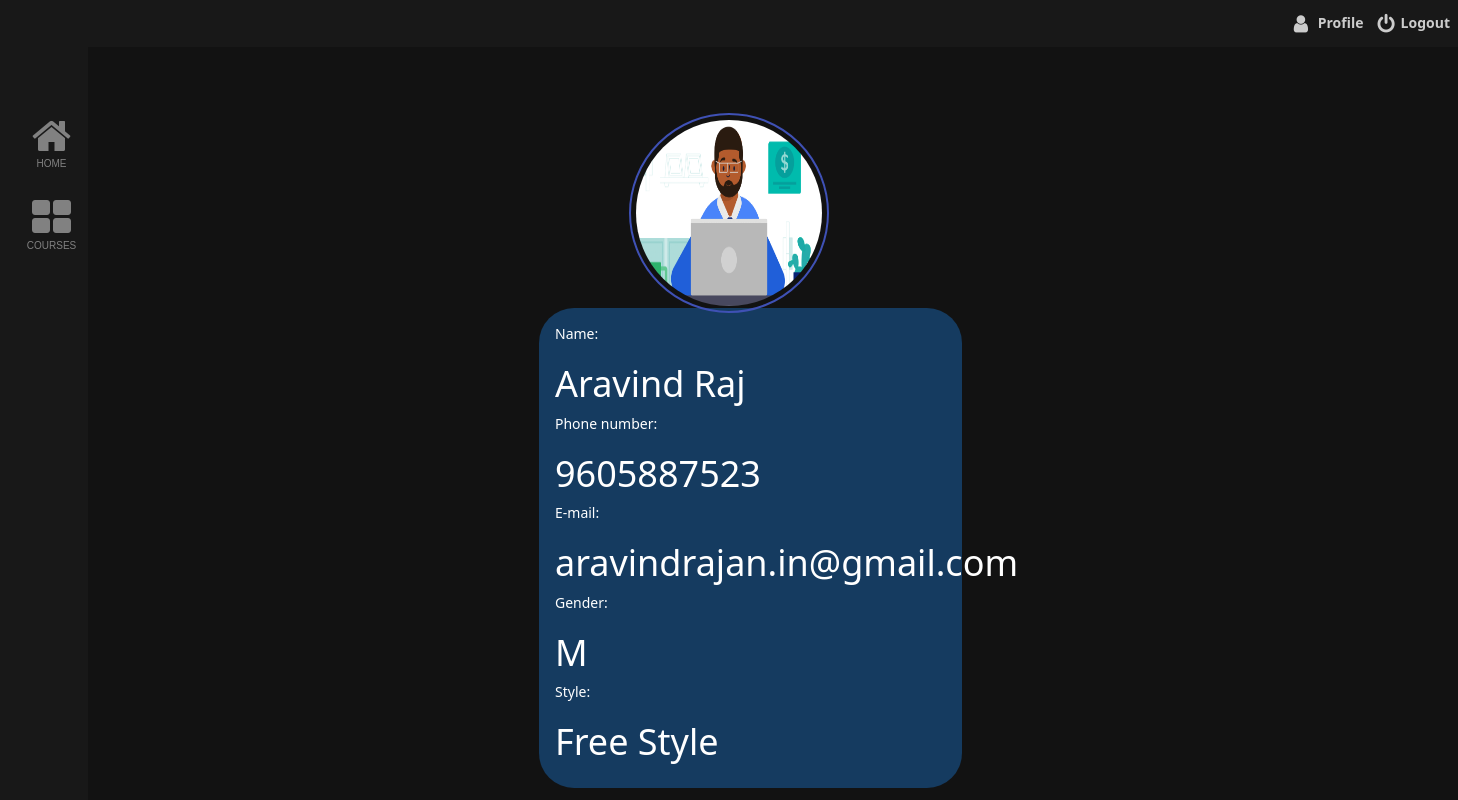
The app's page /tutor/profile (signed in) with its own data.
### Administrator/models.py (models this page shows, shortened)
class Tutor(models.Model):
    tutor_name=models.CharField("Name:",max_length=20,null=False)
    tutor_contact=models.CharField("Conatct:",max_length=11,null=False)
    tutor_email=models.EmailField("Email:",unique=True,null=False,help_text="Enter Valid Email")
    tutor_gender=models.CharField("Gender:",max_length=5,choices=Gender,null=False)
    tutor_photo=models.ImageField("Tutor Photo:",upload_to="TutorPhoto",null=False)
    tutor_dob=models.DateField("Date of Birth:",null=False)
    tutor_isactive=models.CharField("Is Active:",max_length=5,choices=isActive,null=False,help_text="If Value is 1 Tutor is Active and Not Active if 0")
    tutor_username=models.CharField("User name:",max_length=15,unique=True,null=False)
    tutor_password=models.CharField("Password:",max_length=15,unique=True,null=False)
    tutor_designation=models.ForeignKey(Designation,on_delete=models.SET_NULL,null=True,verbose_name="Designation:")
    tutor_dancecategory=models.ForeignKey(DanceCategory,on_delete=models.SET_NULL,null=True,verbose_name="Dance Category:")
    tutor_district=models.ForeignKey(District,on_delete=models.SET_NULL,null=True,verbose_name="District:")

### MasterEntry/models.py (models this page shows)
class DanceCategory(models.Model):
    dancecategory_name=models.CharField("Dance Category",max_length=20,null=False,unique=True)
    def __str__(self):
        return self.dancecategory_name

### Tutor/views.py (the view)
# urls.py: path('profile',views.Tutorprofile,name="profile"),
def Tutorprofile(request):
    if request.session.has_key('tutor_id'):
        tid = request.session['tutor_id']
        tutors=Tutor.objects.filter(id=tid)
        return render(request,"Tutor/Viewprofile.html",{'tutors':tutors})
    else:
        return redirect("/accounts/login")

### Tutor/templates/Tutor/ViewProfile.html (shortened to what this page needs)
{% extends 'base.html' %}
    {% block content %}
    {% for tu in tutors %}
    <form action="" enctype="multipart/form-data">
        <img
        class="user-image"
        src="{{tu.tutor_photo.url}}"
        alt="post-image"
        srcset=""
        />
    </div>
    <h1 class="name-class">{{tu.student_username}}</h1><br>
    <div class="userdetails">
    <p>Name:</p> <h1>{{tu.tutor_name}}</h1>
    <p>Phone number:</p> <h1>{{tu.tutor_contact}}</h1>
    <p>E-mail:</p> <h1>{{tu.tutor_email}}</h1>
    <p>Gender:</p> <h1>{{tu.tutor_gender}}</h1>
    <p>Style:</p> <h1>{{tu.tutor_dancecategory}}</h1>
    </div>
    {%endfor%}
    {% endblock content %}

### templates/base.html (style rules this page uses)
.user-image { margin-right: -100px; position: absolute; height: 200px; width: 200px; padding: 5px; right: 50%; border: 3px solid #3f51b5; margin-top: -127px; border-width: 2px; border-radius: 50%; top: 30%; }
.userdetails { color: #fff; margin-left: 539px; margin-right: 496px; background: #1e90ff54; padding: 16px; border-radius: 35px; }
body { font-family: 'Segoe UI', Tahoma, Geneva, Verdana, sans-serif; background: #121212; }

### records on screen
Tutor: tutor_photo (picture), tutor_name "Aravind Raj", tutor_contact "9605887523", tutor_email "aravindrajan.in@gmail.com", tutor_gender "M", tutor_dancecategory "Free Style"
